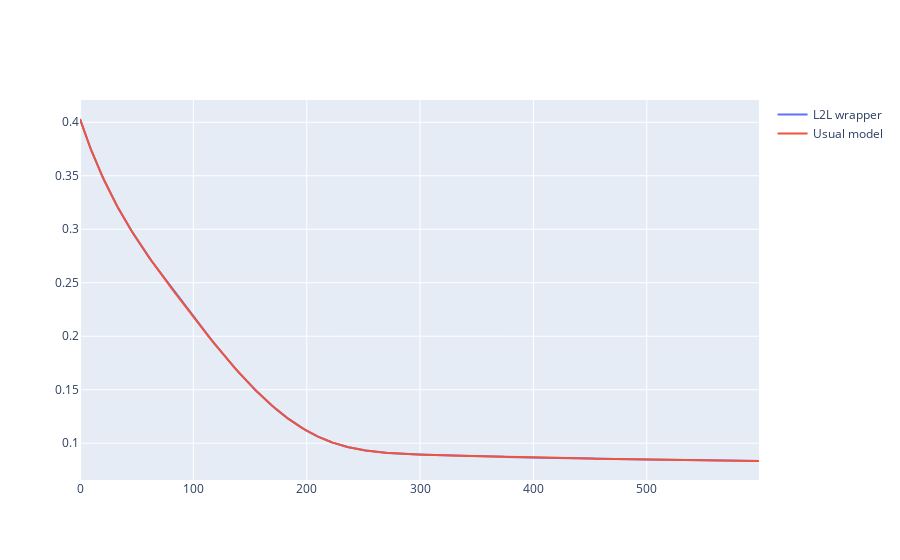

Here is the notebook cell this chart was saved with:
### Code cell
fig = go.Figure(
    data=[
        go.Scatter(x=np.arange(600), y=w_loss, name="L2L wrapper"),
        go.Scatter(x=np.arange(600), y=r_loss, name="Usual model"),
    ]
)
fig.show()

### Figure 1 — Plotly figure (JSON) as saved in the notebook; plotly's stock layout.template omitted (floating-point values rounded to 4 significant figures; data arrays with more than 128 entries replaced by an {"elided": "..."} marker saying what was removed)
{"data": [{"name": "L2L wrapper", "type": "scatter", "x": {"elided": "600 int values"}, "y": {"elided": "600 float values"}}, {"name": "Usual model", "type": "scatter", "x": {"elided": "600 int values"}, "y": {"elided": "600 float values"}}], "layout": {}}
